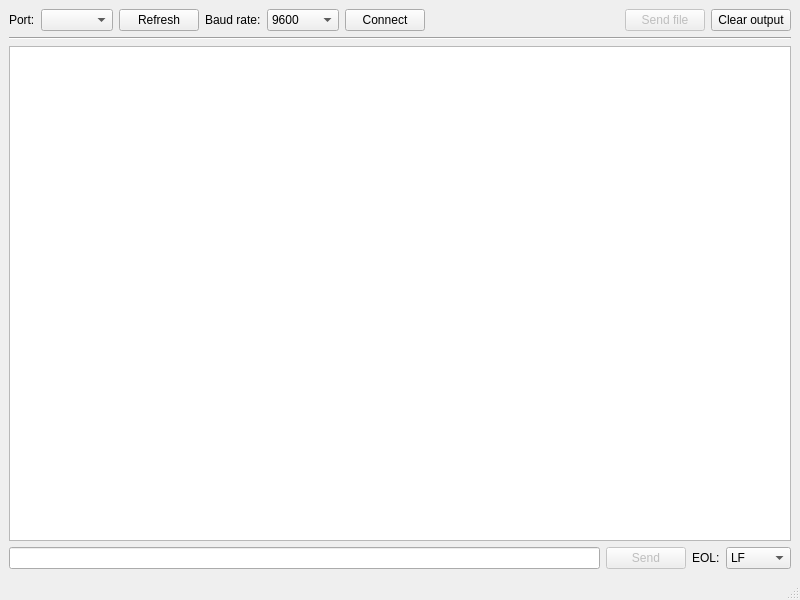
<?xml version="1.0" encoding="UTF-8"?>
<ui version="4.0">
 <class>MainWindow</class>
 <widget class="QMainWindow" name="MainWindow">
  <property name="geometry">
   <rect>
    <x>0</x>
    <y>0</y>
    <width>800</width>
    <height>600</height>
   </rect>
  </property>
  <property name="windowTitle">
   <string>MainWindow</string>
  </property>
  <widget class="QWidget" name="centralwidget">
   <layout class="QVBoxLayout" name="verticalLayout">
    <item>
     <layout class="QHBoxLayout" name="horizontalLayout">
      <property name="sizeConstraint">
       <enum>QLayout::SetDefaultConstraint</enum>
      </property>
      <item>
       <widget class="QLabel" name="label">
        <property name="text">
         <string>Port:</string>
        </property>
       </widget>
      </item>
      <item>
       <widget class="QComboBox" name="portComboBox">
        <property name="sizePolicy">
         <sizepolicy hsizetype="Minimum" vsizetype="Fixed">
          <horstretch>0</horstretch>
          <verstretch>0</verstretch>
         </sizepolicy>
        </property>
        <property name="minimumSize">
         <size>
          <width>0</width>
          <height>0</height>
         </size>
        </property>
       </widget>
      </item>
      <item>
       <widget class="QPushButton" name="refreshBtn">
        <property name="text">
         <string>Refresh</string>
        </property>
       </widget>
      </item>
      <item>
       <widget class="QLabel" name="label_2">
        <property name="text">
         <string>Baud rate:</string>
        </property>
       </widget>
      </item>
      <item>
       <widget class="QComboBox" name="baudComboBox">
        <item>
         <property name="text">
          <string>9600</string>
         </property>
        </item>
        <item>
         <property name="text">
          <string>115200</string>
         </property>
        </item>
       </widget>
      </item>
      <item>
       <widget class="QPushButton" name="connectBtn">
        <property name="text">
         <string>Connect</string>
        </property>
       </widget>
      </item>
      <item>
       <spacer name="horizontalSpacer">
        <property name="orientation">
         <enum>Qt::Horizontal</enum>
        </property>
        <property name="sizeHint" stdset="0">
         <size>
          <width>40</width>
          <height>20</height>
         </size>
        </property>
       </spacer>
      </item>
      <item>
       <widget class="QPushButton" name="sendFileBtn">
        <property name="enabled">
         <bool>false</bool>
        </property>
        <property name="text">
         <string>Send file</string>
        </property>
       </widget>
      </item>
      <item>
       <widget class="QPushButton" name="clearOutputBtn">
        <property name="text">
         <string>Clear output</string>
        </property>
       </widget>
      </item>
     </layout>
    </item>
    <item>
     <widget class="Line" name="line">
      <property name="orientation">
       <enum>Qt::Horizontal</enum>
      </property>
     </widget>
    </item>
    <item>
     <widget class="QTextBrowser" name="outputTextBrowser">
      <property name="font">
       <font>
        <family>Consolas</family>
        <pointsize>14</pointsize>
       </font>
      </property>
     </widget>
    </item>
    <item>
     <layout class="QHBoxLayout" name="horizontalLayout_2">
      <item>
       <widget class="QLineEdit" name="inputLineEdit"/>
      </item>
      <item>
       <widget class="QPushButton" name="sendBtn">
        <property name="enabled">
         <bool>false</bool>
        </property>
        <property name="text">
         <string>Send</string>
        </property>
       </widget>
      </item>
      <item>
       <widget class="QLabel" name="label_3">
        <property name="text">
         <string>EOL:</string>
        </property>
       </widget>
      </item>
      <item>
       <widget class="QComboBox" name="EOLComboBox">
        <item>
         <property name="text">
          <string>LF</string>
         </property>
        </item>
        <item>
         <property name="text">
          <string>CR;LF</string>
         </property>
        </item>
        <item>
         <property name="text">
          <string>CR</string>
         </property>
        </item>
       </widget>
      </item>
     </layout>
    </item>
   </layout>
  </widget>
  <widget class="QMenuBar" name="menubar">
   <property name="geometry">
    <rect>
     <x>0</x>
     <y>0</y>
     <width>800</width>
     <height>21</height>
    </rect>
   </property>
  </widget>
  <widget class="QStatusBar" name="statusbar"/>
 </widget>
 <resources/>
 <connections/>
</ui>
